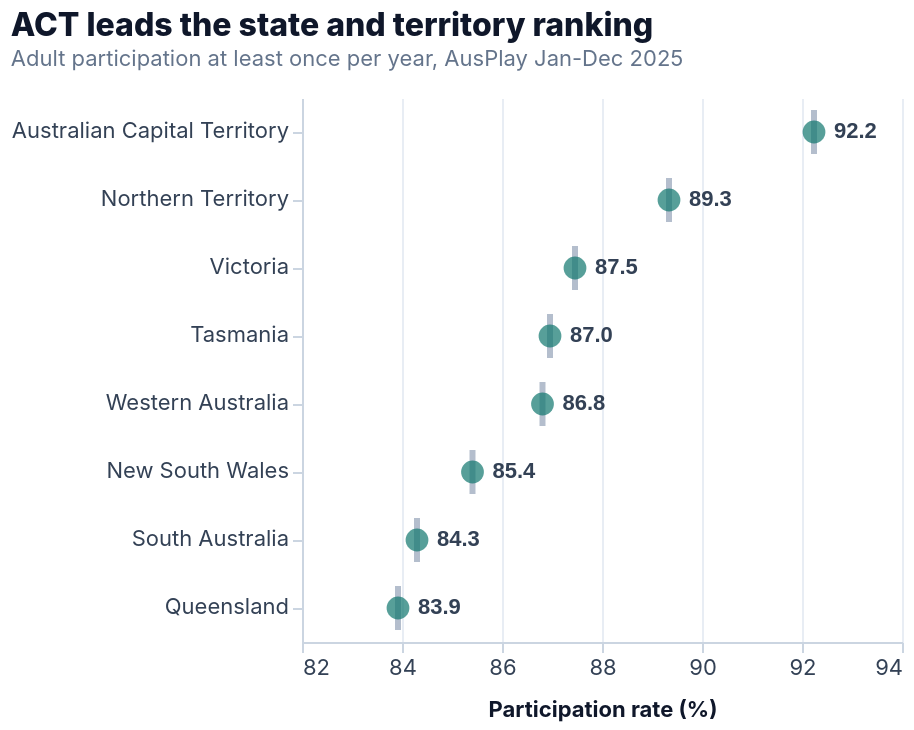

Specify this chart in Vega-Lite:
### Vega-Lite specification from a JSON file in a GitHub repository (floating-point values rounded to 4 significant figures)
{"$schema": "https://vega.github.io/schema/vega-lite/v5.json", "background": "transparent", "config": {"view": {"stroke": null}, "axis": {"labelFont": "Inter, Arial, sans-serif", "titleFont": "Inter, Arial, sans-serif", "labelColor": "#334155", "titleColor": "#0f172a", "gridColor": "#e8edf4", "domainColor": "#cbd5e1", "tickColor": "#cbd5e1", "labelFontSize": 11, "titleFontSize": 11, "titlePadding": 10}, "legend": {"labelFont": "Inter, Arial, sans-serif", "titleFont": "Inter, Arial, sans-serif", "orient": "bottom", "labelLimit": 180, "labelFontSize": 10, "titleFontSize": 10, "symbolType": "circle"}, "title": {"font": "Inter, Arial, sans-serif", "fontSize": 16, "fontWeight": 800, "subtitleFont": "Inter, Arial, sans-serif", "subtitleFontSize": 11, "anchor": "start", "color": "#0f172a", "subtitleColor": "#64748b", "offset": 14}, "bar": {"cornerRadiusEnd": 5}, "range": {"category": ["#0f766e", "#2563eb", "#f59e0b", "#db2777", "#8b5cf6", "#14b8a6", "#64748b"]}}, "title": {"text": "ACT leads the state and territory ranking", "subtitle": "Adult participation at least once per year, AusPlay Jan-Dec 2025"}, "data": {"values": [{"state_abbr": "ACT", "state_name": "Australian Capital Territory", "participation_rate_pct": 92.24, "estimated_adult_participants": 367094, "longitude": 149.1, "latitude": -35.28, "label_dx": 0, "label_dy": -20}, {"state_abbr": "NSW", "state_name": "New South Wales", "participation_rate_pct": 85.41, "estimated_adult_participants": 6028038, "longitude": 151.2, "latitude": -33.87, "label_dx": 0, "label_dy": 18}, {"state_abbr": "NT", "state_name": "Northern Territory", "participation_rate_pct": 89.34, "estimated_adult_participants": 186157, "longitude": 130.8, "latitude": -12.46, "label_dx": 0, "label_dy": -18}, {"state_abbr": "QLD", "state_name": "Queensland", "participation_rate_pct": 83.92, "estimated_adult_participants": 3882805, "longitude": 153.0, "latitude": -27.47, "label_dx": 0, "label_dy": -18}, {"state_abbr": "SA", "state_name": "South Australia", "participation_rate_pct": 84.3, "estimated_adult_participants": 1332909, "longitude": 138.6, "latitude": -34.93, "label_dx": 0, "label_dy": 18}, {"state_abbr": "TAS", "state_name": "Tasmania", "participation_rate_pct": 86.96, "estimated_adult_participants": 420327, "longitude": 147.3, "latitude": -42.88, "label_dx": 0, "label_dy": 18}, {"state_abbr": "VIC", "state_name": "Victoria", "participation_rate_pct": 87.46, "estimated_adult_participants": 5082762, "longitude": 145.0, "latitude": -37.81, "label_dx": 0, "label_dy": 18}, {"state_abbr": "WA", "state_name": "Western Australia", "participation_rate_pct": 86.81, "estimated_adult_participants": 2143227, "longitude": 115.9, "latitude": -31.95, "label_dx": 0, "label_dy": -18}]}, "width": "container", "height": {"step": 34}, "layer": [{"mark": {"type": "tick", "thickness": 3, "size": 22, "color": "#94a3b8"}, "encoding": {"y": {"field": "state_name", "type": "nominal", "sort": ["Australian Capital Territory", "Northern Territory", "Victoria", "Tasmania", "Western Australia", "New South Wales", "South Australia", "Queensland"], "title": null, "axis": {"labelLimit": 190}}, "x": {"field": "participation_rate_pct", "type": "quantitative", "title": "Participation rate (%)", "scale": {"domain": [82, 94], "zero": false}}}}, {"mark": {"type": "point", "filled": true, "size": 130, "color": "#0f766e", "tooltip": true}, "encoding": {"y": {"field": "state_name", "type": "nominal", "sort": ["Australian Capital Territory", "Northern Territory", "Victoria", "Tasmania", "Western Australia", "New South Wales", "South Australia", "Queensland"], "title": null}, "x": {"field": "participation_rate_pct", "type": "quantitative", "scale": {"domain": [82, 94], "zero": false}}, "tooltip": [{"field": "state_name", "title": "State/Territory"}, {"field": "participation_rate_pct", "title": "Participation rate (%)", "format": ".1f"}, {"field": "estimated_adult_participants", "title": "Estimated adult participants", "format": ",d"}]}}, {"mark": {"type": "text", "align": "left", "dx": 10, "fontSize": 11, "fontWeight": 800, "color": "#334155"}, "encoding": {"y": {"field": "state_name", "type": "nominal", "sort": ["Australian Capital Territory", "Northern Territory", "Victoria", "Tasmania", "Western Australia", "New South Wales", "South Australia", "Queensland"], "title": null}, "x": {"field": "participation_rate_pct", "type": "quantitative", "scale": {"domain": [82, 94], "zero": false}}, "text": {"field": "participation_rate_pct", "format": ".1f"}}}]}
